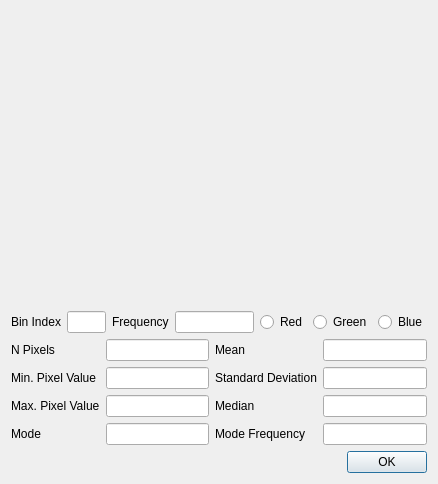
<?xml version="1.0" encoding="UTF-8"?>
<ui version="4.0">
 <class>HistoWidget</class>
 <widget class="QWidget" name="HistoWidget">
  <property name="geometry">
   <rect>
    <x>0</x>
    <y>0</y>
    <width>438</width>
    <height>484</height>
   </rect>
  </property>
  <property name="windowTitle">
   <string>Histogram</string>
  </property>
  <layout class="QGridLayout" name="gridLayout_3" rowstretch="1,0,0,0">
   <item row="1" column="1">
    <layout class="QHBoxLayout" name="horizontalLayout">
     <item>
      <widget class="QRadioButton" name="redButton">
       <property name="text">
        <string>Red</string>
       </property>
      </widget>
     </item>
     <item>
      <widget class="QRadioButton" name="greenButton">
       <property name="text">
        <string>Green</string>
       </property>
      </widget>
     </item>
     <item>
      <widget class="QRadioButton" name="blueButton">
       <property name="text">
        <string>Blue</string>
       </property>
      </widget>
     </item>
    </layout>
   </item>
   <item row="3" column="0" colspan="2">
    <layout class="QGridLayout" name="gridLayout" rowstretch="1,0,0,0,0">
     <item row="2" column="2">
      <widget class="QLabel" name="medianLabel">
       <property name="text">
        <string>Median</string>
       </property>
      </widget>
     </item>
     <item row="3" column="2">
      <widget class="QLabel" name="label_3">
       <property name="text">
        <string>Mode Frequency</string>
       </property>
      </widget>
     </item>
     <item row="3" column="0">
      <widget class="QLabel" name="label_2">
       <property name="text">
        <string>Mode</string>
       </property>
      </widget>
     </item>
     <item row="2" column="3">
      <widget class="QLineEdit" name="medianEdit"/>
     </item>
     <item row="1" column="2">
      <widget class="QLabel" name="label">
       <property name="text">
        <string>Standard Deviation</string>
       </property>
      </widget>
     </item>
     <item row="0" column="3">
      <widget class="QLineEdit" name="meanEdit"/>
     </item>
     <item row="1" column="3">
      <widget class="QLineEdit" name="sdEdit"/>
     </item>
     <item row="0" column="2">
      <widget class="QLabel" name="meanLabel">
       <property name="text">
        <string>Mean</string>
       </property>
      </widget>
     </item>
     <item row="2" column="0">
      <widget class="QLabel" name="maxPixelLabel">
       <property name="text">
        <string>Max. Pixel Value</string>
       </property>
      </widget>
     </item>
     <item row="2" column="1">
      <widget class="QLineEdit" name="maxPixelEdit"/>
     </item>
     <item row="0" column="0">
      <widget class="QLabel" name="nPixelLabel">
       <property name="text">
        <string>N Pixels</string>
       </property>
      </widget>
     </item>
     <item row="0" column="1">
      <widget class="QLineEdit" name="nPixelEdit"/>
     </item>
     <item row="3" column="3">
      <widget class="QLineEdit" name="modeFreqEdit"/>
     </item>
     <item row="1" column="1">
      <widget class="QLineEdit" name="minPixelEdit"/>
     </item>
     <item row="1" column="0">
      <widget class="QLabel" name="minPIxelLabel">
       <property name="text">
        <string>Min. Pixel Value</string>
       </property>
      </widget>
     </item>
     <item row="3" column="1">
      <widget class="QLineEdit" name="modeEdit"/>
     </item>
     <item row="4" column="3">
      <widget class="QDialogButtonBox" name="buttonBox">
       <property name="standardButtons">
        <set>QDialogButtonBox::Ok</set>
       </property>
      </widget>
     </item>
    </layout>
   </item>
   <item row="1" column="0">
    <layout class="QGridLayout" name="gridLayout_2" rowstretch="0" columnstretch="1,2,1,4" rowminimumheight="0">
     <item row="0" column="1">
      <widget class="QLineEdit" name="indexEdit"/>
     </item>
     <item row="0" column="0">
      <widget class="QLabel" name="indexLabel">
       <property name="text">
        <string>Bin Index</string>
       </property>
      </widget>
     </item>
     <item row="0" column="2">
      <widget class="QLabel" name="freqLabel">
       <property name="text">
        <string>Frequency</string>
       </property>
      </widget>
     </item>
     <item row="0" column="3">
      <widget class="QLineEdit" name="freqEdit"/>
     </item>
    </layout>
   </item>
   <item row="0" column="0" colspan="2">
    <widget class="EdtQtPlotView" name="histoPlotView" native="true"/>
   </item>
  </layout>
 </widget>
 <customwidgets>
  <customwidget>
   <class>EdtQtPlotView</class>
   <extends>QWidget</extends>
   <header>EdtQtPlotView.h</header>
   <container>1</container>
  </customwidget>
 </customwidgets>
 <resources/>
 <connections>
  <connection>
   <sender>buttonBox</sender>
   <signal>clicked(QAbstractButton*)</signal>
   <receiver>HistoWidget</receiver>
   <slot>close()</slot>
   <hints>
    <hint type="sourcelabel">
     <x>374</x>
     <y>463</y>
    </hint>
    <hint type="destinationlabel">
     <x>1</x>
     <y>296</y>
    </hint>
   </hints>
  </connection>
 </connections>
</ui>
